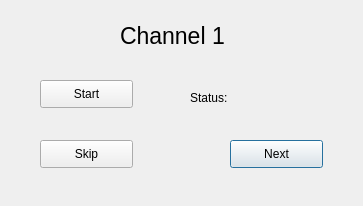
<?xml version="1.0" encoding="UTF-8"?>
<ui version="4.0">
 <class>Noise_1</class>
 <widget class="QDialog" name="Noise_1">
  <property name="geometry">
   <rect>
    <x>0</x>
    <y>0</y>
    <width>363</width>
    <height>206</height>
   </rect>
  </property>
  <property name="windowTitle">
   <string>Dialog</string>
  </property>
  <widget class="QPushButton" name="PBNext">
   <property name="geometry">
    <rect>
     <x>230</x>
     <y>140</y>
     <width>93</width>
     <height>28</height>
    </rect>
   </property>
   <property name="text">
    <string>Next</string>
   </property>
  </widget>
  <widget class="QLabel" name="Status_Label">
   <property name="geometry">
    <rect>
     <x>260</x>
     <y>90</y>
     <width>201</width>
     <height>20</height>
    </rect>
   </property>
   <property name="text">
    <string/>
   </property>
  </widget>
  <widget class="QLabel" name="label">
   <property name="geometry">
    <rect>
     <x>190</x>
     <y>90</y>
     <width>61</width>
     <height>16</height>
    </rect>
   </property>
   <property name="text">
    <string>Status:</string>
   </property>
  </widget>
  <widget class="QLabel" name="label_2">
   <property name="geometry">
    <rect>
     <x>120</x>
     <y>20</y>
     <width>131</width>
     <height>31</height>
    </rect>
   </property>
   <property name="font">
    <font>
     <pointsize>17</pointsize>
    </font>
   </property>
   <property name="text">
    <string>Channel 1</string>
   </property>
  </widget>
  <widget class="QPushButton" name="PBSkip">
   <property name="geometry">
    <rect>
     <x>40</x>
     <y>140</y>
     <width>93</width>
     <height>28</height>
    </rect>
   </property>
   <property name="text">
    <string>Skip</string>
   </property>
  </widget>
  <widget class="QPushButton" name="PBStart">
   <property name="geometry">
    <rect>
     <x>40</x>
     <y>80</y>
     <width>93</width>
     <height>28</height>
    </rect>
   </property>
   <property name="text">
    <string>Start</string>
   </property>
  </widget>
 </widget>
 <resources/>
 <connections/>
</ui>
